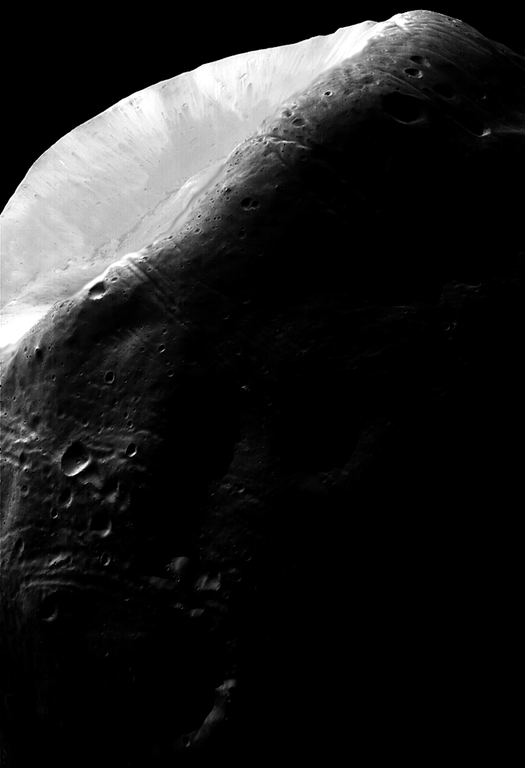
#> input picture ch03/Images/Source/Fig0323(a)(mars_moon_phobos).tif, 525 x 768 px, shrunk from 683 x 1000 before the run, found by its file name
$ python ex03_Matching.py
#> lines starting #> are read from the running program, lines starting #| are printed output that depends on the picture
from PIL import Image, ImageDraw, ImageFont
import numpy as np
import matplotlib.pyplot as plt
import time
import io

def histogram_equalizatioin(origin_array):
    # 히스토그램 계산
    hist, bins = np.histogram(origin_array, 256, [0,256])
    hist_normalized = hist / hist.sum()

    # 누적 분포 함수(CDF) 계산
    cdf = hist_normalized.cumsum()
    # 평활화, Round
    cdf_scaled = np.round(cdf * 255).astype(np.uint8)

    # ※ 다차원 배열을 1차원으로 만들기
    # flatten은 복사본을 생성
    # ravel은 참조

    # 원본 배열의 픽셀 값에 CDF를 매핑
    equalized_array = cdf_scaled[origin_array.flatten()].reshape(origin_array.shape)

    return (equalized_array, cdf_scaled)

def getHistImg(array):
    # 플롯 설정
    plt.figure(figsize=(8, 6))
    plt.hist(array.ravel(), bins=256, color='black',density=True)
    plt.xlabel('r')
    plt.ylabel('p(r)')
    plt.xlim(-1, 257)
    plt.grid(True)

    buf = io.BytesIO()
    plt.savefig(buf, format='png')
    plt.close()

    buf.seek(0)
    return Image.open(buf)

def getFuncImg(array):
    plt.figure(figsize=(8, 6))
    plt.plot(array)
    plt.xlabel('r')
    plt.ylabel('s')
    plt.xlim(0, 256)
    plt.ylim(0, 256)
    plt.grid(True)

    buf = io.BytesIO()
    plt.savefig(buf, format='png')
    plt.close()

    buf.seek(0)
    return Image.open(buf)

# 텍스트 바운딩 박스 계산
def getTextSize(draw, text, font):
    bbox = draw.textbbox((0, 0), text, font=font)
    text_width = bbox[2] - bbox[0]
    text_height = bbox[3] - bbox[1]
    return (text_width, text_height)

def showImages(images, rows, cols, name, title=True , title_size=40, text_size=30):

    # 폰트 설정
    title_font = ImageFont.truetype(r'C:\Windows\Fonts\Arial.ttf', title_size)
    text_font = ImageFont.truetype(r'C:\Windows\Fonts\Arial.ttf', text_size)

    spacing = 10  # 텍스트와 이미지 사이의 간격

    # 새 캔버스
    max_widths = [0] * cols
    max_heights = [0] * rows

    for idx, img in enumerate(images.values()):
        row = idx // cols
        col = idx % cols

        width, height = img.size
        max_widths[col] = max(max_widths[col], width)
        max_heights[row] = max(max_heights[row], height + text_size + spacing)  # 텍스트 영역 포함

    canvas_width = sum(max_widths) + (cols + 1) * spacing
    canvas_height = sum(max_heights) + (rows + 1) * spacing + (title_size + spacing if title else 0)
    canvas = Image.new('L', (canvas_width, canvas_height), 'white')

    # 타이틀 그리기 (있을 경우)
    draw = ImageDraw.Draw(canvas)
    if title:
        title_width, _ = getTextSize(draw, fileName, font=title_font)
        title_x = (canvas_width - title_width) // 2
        title_y = spacing
        draw.text((title_x, title_y), fileName, font=title_font, fill="black")
        y_offset = title_y + title_size + spacing
    else:
        y_offset = spacing

    # 이미지와 각 이미지의 텍스트 그리기
    for row in range(rows):
        x_offset = spacing
        for col in range(cols):
            idx = row * cols + col
            if idx < len(images):
                imgName = list(images.keys())[idx]
                img = images[imgName]

                # 이미지 이름 텍스트 위치 계산 및 그리기
                text_width, text_height = getTextSize(draw, imgName, font=text_font)
                text_x = x_offset + (max_widths[col] - text_width) // 2
                text_y = y_offset + (max_heights[row] - (img.height + text_size + spacing)) // 2
                draw.text((text_x, text_y), imgName, font=text_font, fill="black")

                # 이미지
                img_x = x_offset + (max_widths[col] - img.width) // 2
                img_y = text_y + text_size + spacing
                canvas.paste(img, (img_x, img_y))

            x_offset += max_widths[col] + spacing
        y_offset += max_heights[row]+ spacing

    global file_prefix
    fileName = file_prefix + '_' + name + '.png'
    canvas.save(rf'C:\Source\Digital-Image-Processing\ch03\Images\Result\Histogram_Processing\{fileName}')
    canvas.show()
    time.sleep(0.5)

def histogram_matching(array):

    return


if __name__ == "__main__":

    file_prefix = "ex03"
    image_paths = r'C:\Source\Digital-Image-Processing\ch03\Images\Source\Fig0323(a)(mars_moon_phobos).tif'
    origin_image = Image.open(image_paths)
#> origin_image is the input picture: PIL image 525x768 L; min 0, max 255, mean 31.7
    origin_array = np.array(origin_image)

    images = {
              "Original Image" : origin_image,
              "Histogram": getHistImg(origin_array)
             }
#> in getHistImg, `return Image.open(buf)`:
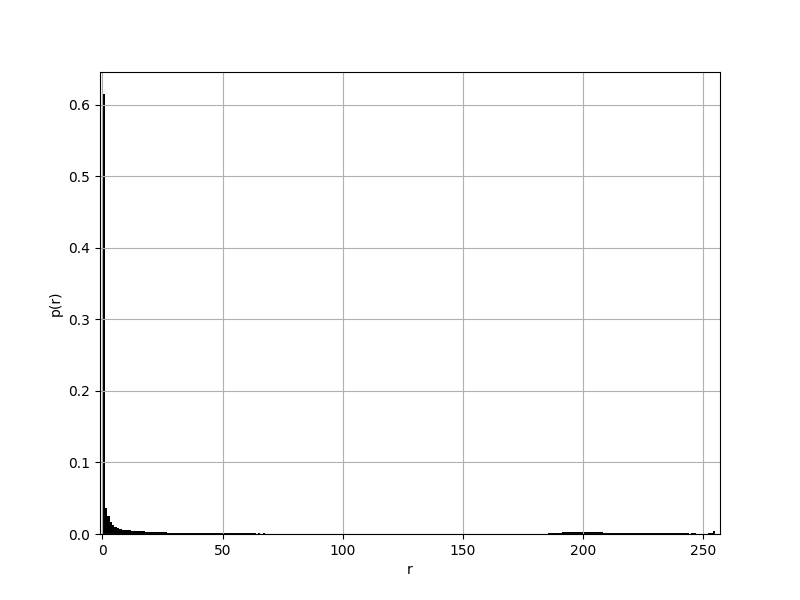
#> returned value: PIL image 800x600 RGBA; mean R, G, B, A 251.3, 251.3, 251.3, 255
    showImages(images, 1, 2, "Original", False)
#> the loop in showImages, `for idx, img in enumerate(images.values()):` made 2 passes
#> (row, col, width, height) on passes 1 to 2: (0, 0, 525, 768), (0, 1, 800, 600)
#> after the loop in showImages, `for idx, img in enumerate(images.values()):`: max_heights = [808]; max_widths = [525, 800]
#> in showImages, `canvas_width = sum(max_widths) + (cols + 1) * spacing`: canvas_width = 1355
#> in showImages, `canvas_height = sum(max_heights) + (rows + 1) * spacing + (title_size ..`: canvas_height = 828
#> in showImages, `canvas = Image.new('L', (canvas_width, canvas_height), 'white')`: canvas: PIL image 1355x828 L; every value is 255
#> the loop in showImages, `for row in range(rows):` made 1 pass
#> y_offset on pass 1: 828
#> after the loop in showImages, `for row in range(rows):`:
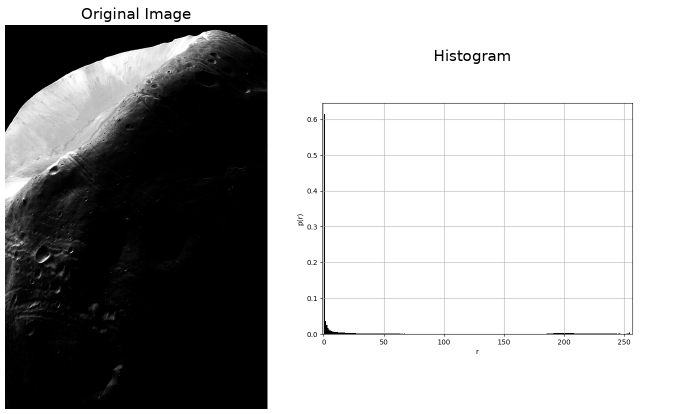
#> canvas: PIL image 1355x828 L (shown at 1/2 size); min 0, max 255, mean 172.6

    equalizated_array, cdf_scaled = histogram_equalizatioin(origin_array)
#> in histogram_equalizatioin, `hist, bins = np.histogram(origin_array, 256, [0,256])`: hist = 256 values, max 247111 at index 0, min 79 at index 115, mean 1575; bins = 257 values from 0 to 256
#> in histogram_equalizatioin, `hist_normalized = hist / hist.sum()`: hist_normalized = 256 values, max 0.613 at index 0, min 0.000196 at index 115, mean 0.00391
#> in histogram_equalizatioin, `cdf = hist_normalized.cumsum()`: cdf = 256 values from 0.613 to 1
#> in histogram_equalizatioin, `cdf_scaled = np.round(cdf * 255).astype(np.uint8)`: cdf_scaled = 256 values from 156 to 255
#> in histogram_equalizatioin, `equalized_array = cdf_scaled[origin_array.flatten()].reshape(origin_ar..`:
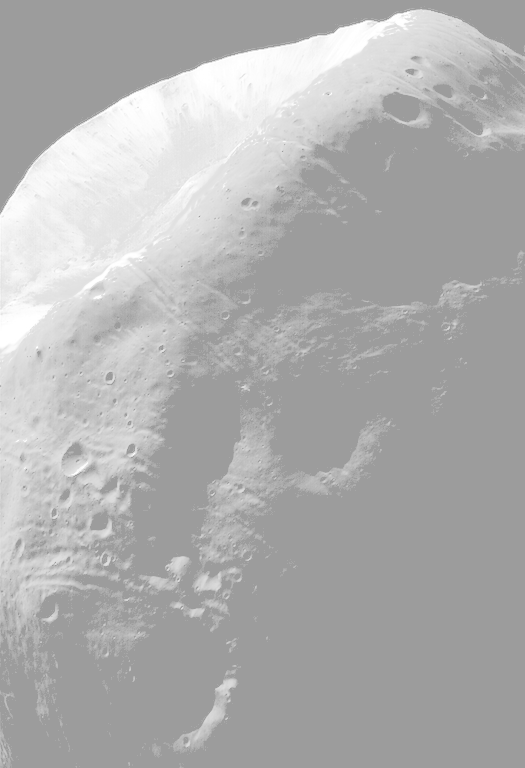
#> equalized_array: shape (768, 525); min 156, max 255, mean 175.6
#> cdf_scaled = 256 values from 156 to 255

    images = {
                "Equalizated Image": Image.fromarray(equalizated_array),
                "Histogram" : getHistImg(equalizated_array),
                "Transformation Func" : getFuncImg(cdf_scaled)
             }
#> in getHistImg (call 2), `plt.savefig(buf, format='png')`:
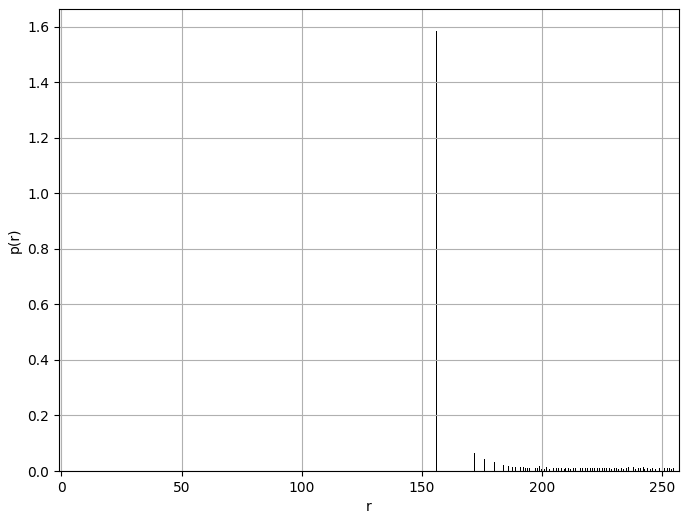
#> figure drawn by matplotlib, 1 panel; tallest bar 1.58 high, from x = 156 to 156.4
#> in getFuncImg, `plt.savefig(buf, format='png')`:
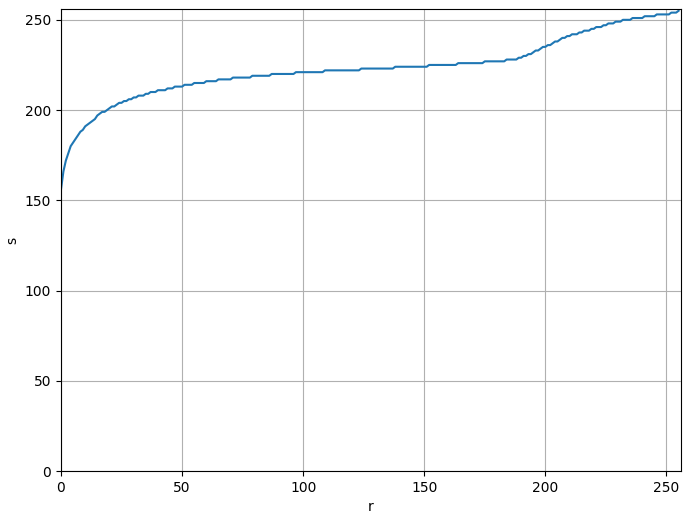
#> figure drawn by matplotlib, 1 panel; curve peaks at x = 255, y = 255
#> in getFuncImg, `return Image.open(buf)`:
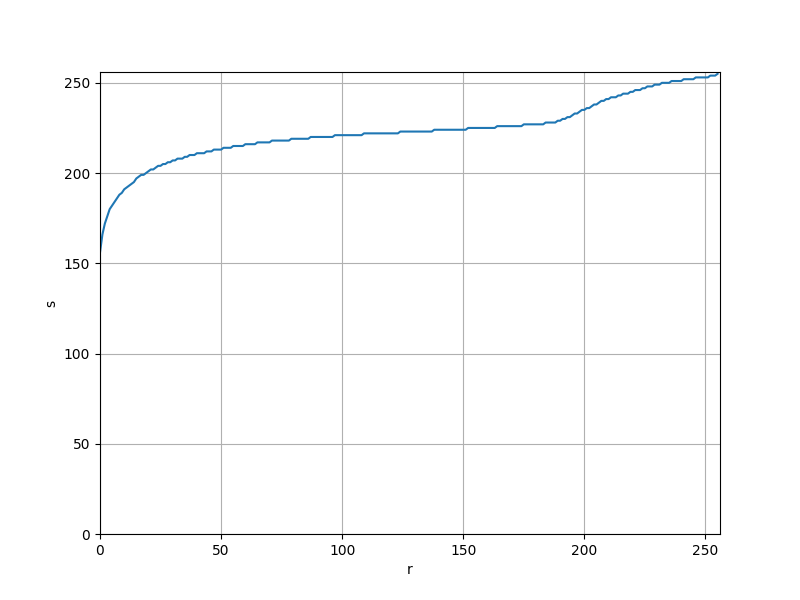
#> returned value: PIL image 800x600 RGBA; mean R, G, B, A 251.6, 251.8, 252, 255
    showImages(images, 1, 3,"Equalization", False)
#> call 2 of showImages, with rows = 1, cols = 3, name = 'Equalization', title = False, title_size = 40, text_size = 30
#> the loop in showImages (call 2), `for idx, img in enumerate(images.values()):` made 3 passes
#> (width, height) on passes 1 to 3: (525, 768), (800, 600), (800, 600)
#> after the loop in showImages (call 2), `for idx, img in enumerate(images.values()):`: max_widths = [525, 800, 800]
#> in showImages (call 2), `canvas_width = sum(max_widths) + (cols + 1) * spacing`: canvas_width = 2165
#> in showImages (call 2), `canvas = Image.new('L', (canvas_width, canvas_height), 'white')`: canvas: PIL image 2165x828 L; every value is 255
#> the loop in showImages (call 2), `for row in range(rows):` made 1 pass
#> after the loop in showImages (call 2), `for row in range(rows):`:
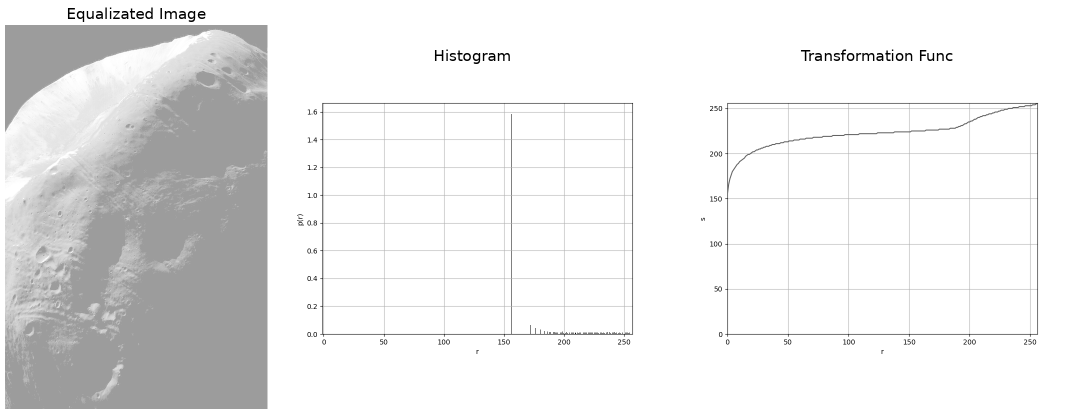
#> canvas: PIL image 2165x828 L (shown at 1/2 size); min 0, max 255, mean 234.6
#> after the loop in showImages (call 2), `for row in range(rows):`: y_offset = 828
